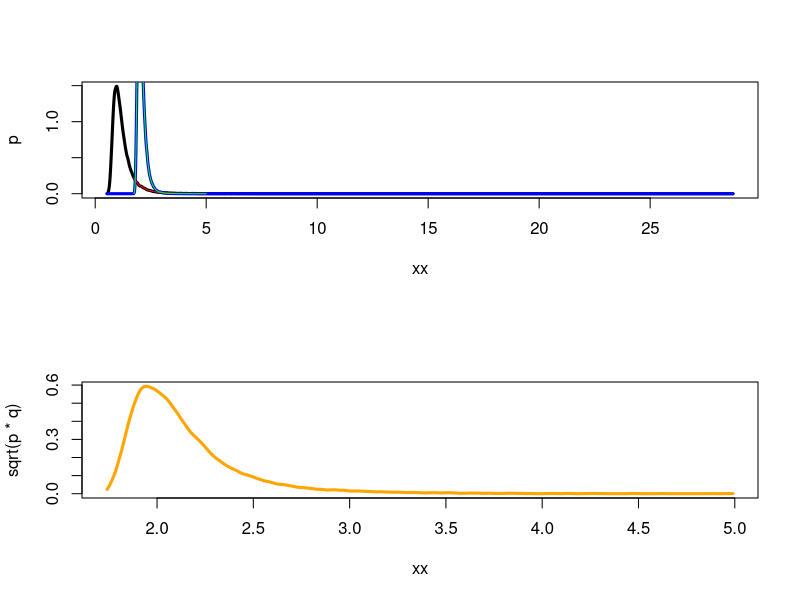

R code for this plot:
mu1 = 0
sig1 = 1000
mu2 = 0
sig2 = 1

BC.true = sqrt(2/(sig1^2+sig2^2))*exp(-(sig1^2+sig2^2)/(4*sig1*sig2)*( (mu1^2*sig2^2+mu2^2*sig1^2)/(sig1^2+sig2^2) - ( (mu1*sig2^2+mu2*sig1^2)/(sig1^2+sig2^2) )^2))
DB.true = -log(BC.true)

m = 4096
n = 100000

x = rnorm(n, mu1, sig1)
y = rnorm(n, mu2, sig2)

x = rt(n, sig1)
#y = rt(n, sig2)

x = (-log(runif(n)))^(-1/4)
y = 1+(-log(runif(n)))^(-1/8)

dx = density(x, from = min(x, y), to = max(x, y), n = m)
dy = density(y, from = min(x, y), to = max(x, y), n = m)

xx = dx$x
p = dx$y
q = dy$y

par(mfrow = c(2,1))
plot(xx, p, type = 'l', lwd = 3)
lines(xx, q, col = 'blue', lwd = 3)

BC1 =      sum(mean(diff(xx)) * sqrt(p*q))
DB1 =  -log(sum(mean(diff(xx)) * sqrt(p*q)))

dx = density(x, from = max(min(x), min(y)), to = min(max(x), max(y)), n = m)
dy = density(y, from = max(min(x), min(y)), to = min(max(x), max(y)), n = m)

xx = dx$x
p = dx$y
q = dy$y

lines(xx, p, col = 'red')
lines(xx, q, col = 'green')

plot(xx, sqrt(p*q), type = 'l', col = 'orange', lwd= 3)

BC2 =      sum(mean(diff(xx)) * sqrt(p*q))
DB2 =  -log(sum(mean(diff(xx)) * sqrt(p*q)))


### Monte Carlo
BC3 = mean(sqrt(dnorm(y, mu1, sig1) / dnorm(y, mu2, sig2)))
DB3 = -log(BC3)

BC4 = mean(sqrt(dnorm(x, mu2, sig2) / dnorm(x, mu1, sig1)))
DB4 = -log(BC4)

BC5 = mean(sqrt(dnorm(y, mean(x), sd(x)) / dnorm(y, mean(y), sd(y))))
DB5 = -log(BC5)

BC6 = mean(sqrt(dnorm(x, mean(y), sd(y)) / dnorm(x, mean(x), sd(x))))
DB6 = -log(BC6)

abs(cbind("BC"=c(BC1, BC2, BC3, BC4, BC5, BC6)-BC.true, "DB"=c(DB1, DB2, DB3, DB4, DB5, DB6)-DB.true))
cbind("BC"=c(BC1, BC2, BC3, BC4, BC5, BC6, BC.true), "DB"=c(DB1, DB2, DB3, DB4, DB5, DB6, DB.true))
